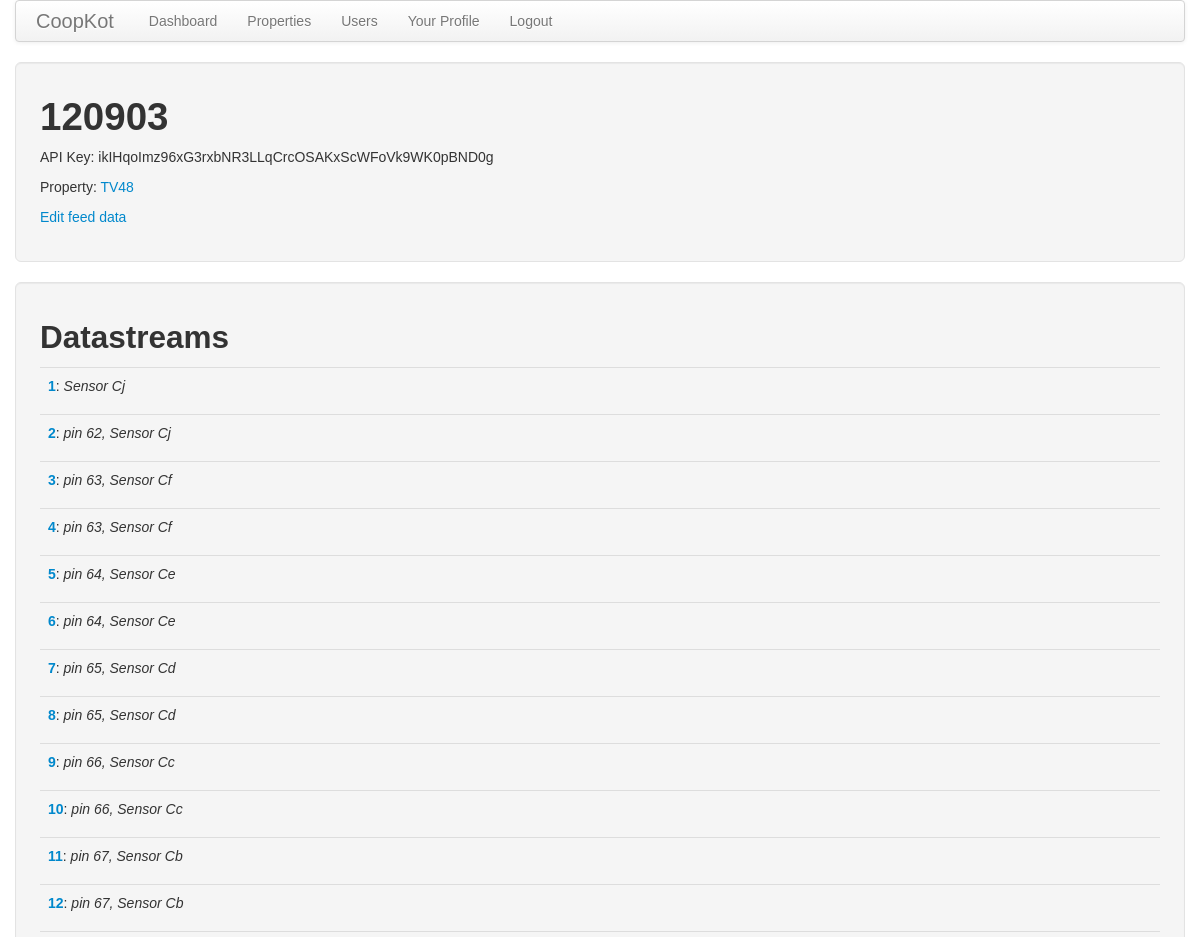
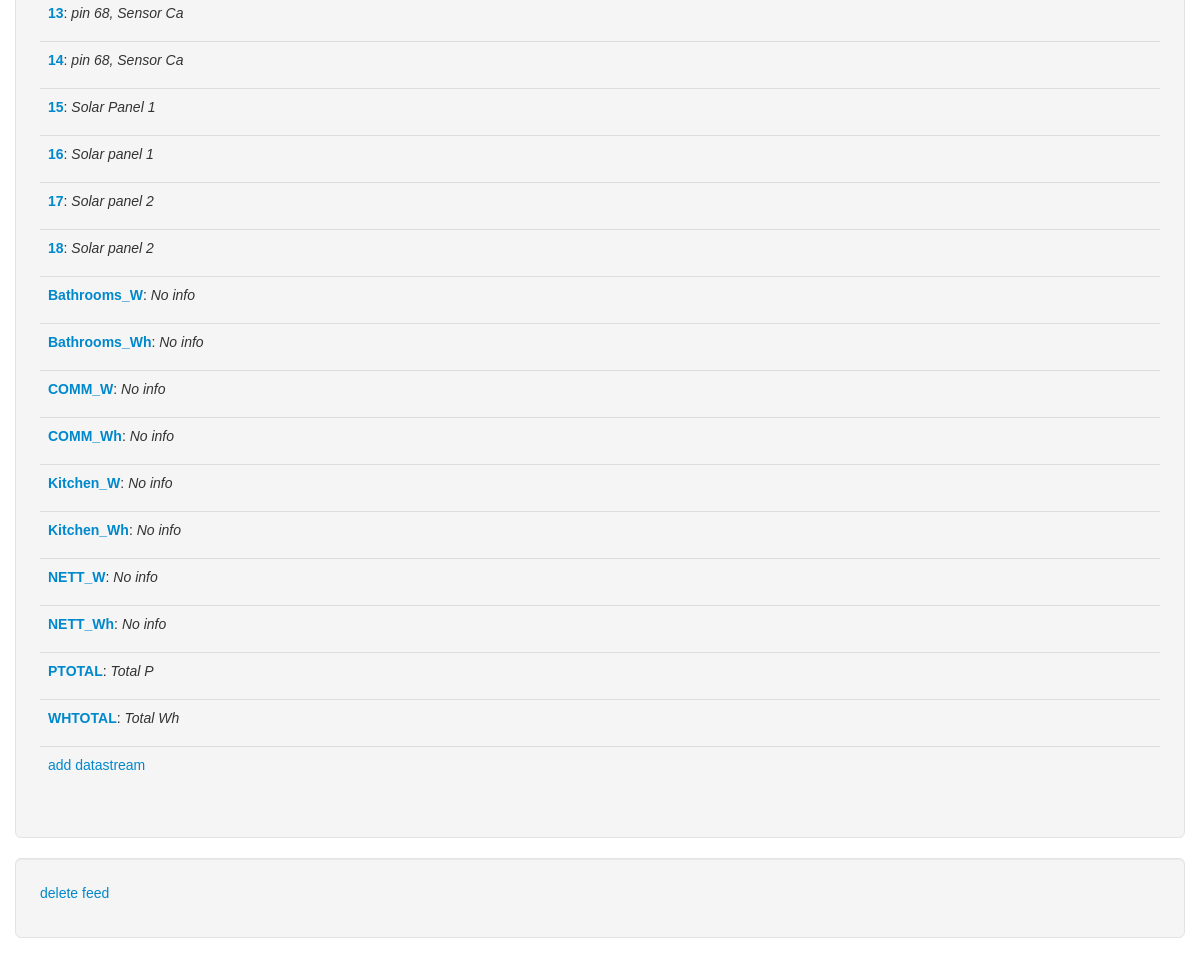
Page /feed/1 (signed in) on the committed database (2 pictures, top to bottom).
### app/models.py (models this page shows, shortened)
class Feed(db.Model):
    __tablename__ = 'feed'
    id = db.Column(db.Integer, primary_key = True)
    xively_id = db.Column(db.Integer)
    api_key = db.Column(db.String(140))
    info = db.Column(db.String(140))
    property_id = db.Column(db.Integer, db.ForeignKey('property.id'))
    datastreams = db.relationship('Datastream', backref = 'feed', lazy = 'dynamic', cascade="all, delete, delete-orphan")

class Property(db.Model):
    __tablename__ = 'property'
    id = db.Column(db.Integer, primary_key = True)
    name = db.Column(db.String(140), unique = True)
    users = db.relationship('User', backref = 'property', lazy = 'dynamic')
    info = db.Column(db.String(140))
    prices = db.relationship('Prices', backref = 'property', lazy = 'dynamic', cascade="all, delete, delete-orphan")
    rooms = db.relationship('Room', backref = 'property', lazy = 'dynamic', cascade="all, delete, delete-orphan")
    feeds = db.relationship('Feed', backref = 'property', lazy = 'dynamic', cascade="all, delete, delete-orphan")

class Datastream(db.Model):
    __tablename__ = 'datastream'
    id = db.Column(db.Integer, primary_key = True)
    feed_id = db.Column(db.Integer, db.ForeignKey('feed.id'))
    xively_id = db.Column(db.String(140))
    unit = db.Column(db.String(64))
    info = db.Column(db.String(140), default='No info')
    type = db.Column(db.SmallInteger)
    rooms = db.relationship('Room', secondary='room_datastream', lazy='dynamic')

### app/views.py (the view)
@app.route('/feed/<id>')
@login_required
def feed(id):
    feed = Feed.query.get(id)
    if feed == None:
        flash('Feed not found.')
        abort(404)
    return render_template('feed.html',
        feed = feed
        )

### app/models.py (called while the page is built)
    def is_authenticated(self):
        return True

### app/views.py (called while the page is built)
@lm.user_loader
def load_user(id):
    return User.query.get(int(id))

@app.before_request
def before_request():
    g.user = current_user
    if g.user.is_authenticated():
        g.user.last_seen = datetime.utcnow()
        db.session.add(g.user)
        db.session.commit()

### app/templates/feed.html (shortened to what this page needs)
{% extends "base.html" %}
{% block content %}
<div class="well well-large">
    <h1>{{feed.xively_id}}</h1>
    <p>API Key: {{ feed.api_key }}</p>
    <p>Property: <a href="{{url_for('property',id=feed.property.id)}}">{{feed.property.name}}</a></p>
    <p><a href="{{url_for('edit_feed', id = feed.id)}}">Edit feed data</a><p>
</div>
<div class="well well-large">
	<h2>Datastreams</h2>
	<table class="table table-hover">
        {% for datastream in feed.datastreams %}
        	<tr>
        		<td>
        			<p><a href="{{url_for('datastream',id=datastream.id)}}"><b>{{datastream.xively_id}}</b></a>: <em>{{datastream.info}}</em></p>
        		</td>
    		</tr>
        {% endfor %}
        <tr>
            <td>
                <p><a href="{{url_for('add_datastream',id=feed.id)}}">add datastream</a></p>
            </td>
        </tr>
    </table>
</div>
<div class="well well-large">
	<p><a href="{{url_for('delete_feed', id=feed.id)}}">delete feed</a></p>
</div>
{% endblock %}

### app/static/css/lines.css (style rules this page uses)
div, span, p, td { font-family: Arial, sans-serif; }

### rows in the picture
Feed: xively_id "120903", api_key "ikIHqoImz96xG3rxbNR3LLqCrcOSAKxScWFoVk9WK0pBND0g"
Property: property.name "TV48"
Datastream: xively_id "1", info "Sensor Cj"
Datastream: xively_id "2", info "pin 62, Sensor Cj"
Datastream: xively_id "3", info "pin 63, Sensor Cf"
Datastream: xively_id "4", info "pin 63, Sensor Cf"
Datastream: xively_id "5", info "pin 64, Sensor Ce"
Datastream: xively_id "6", info "pin 64, Sensor Ce"
Datastream: xively_id "7", info "pin 65, Sensor Cd"
Datastream: xively_id "8", info "pin 65, Sensor Cd"
Datastream: xively_id "9", info "pin 66, Sensor Cc"
Datastream: xively_id "10", info "pin 66, Sensor Cc"
Datastream: xively_id "11", info "pin 67, Sensor Cb"
Datastream: xively_id "12", info "pin 67, Sensor Cb"
Datastream: xively_id "13", info "pin 68, Sensor Ca"
Datastream: xively_id "14", info "pin 68, Sensor Ca"
Datastream: xively_id "15", info "Solar Panel 1"
Datastream: xively_id "16", info "Solar panel 1"
Datastream: xively_id "17", info "Solar panel 2"
Datastream: xively_id "18", info "Solar panel 2"
Datastream: xively_id "Bathrooms_W", info "No info"
Datastream: xively_id "Bathrooms_Wh", info "No info"
Datastream: xively_id "COMM_W", info "No info"
Datastream: xively_id "COMM_Wh", info "No info"
Datastream: xively_id "Kitchen_W", info "No info"
Datastream: xively_id "Kitchen_Wh", info "No info"
Datastream: xively_id "NETT_W", info "No info"
Datastream: xively_id "NETT_Wh", info "No info"
Datastream: xively_id "PTOTAL", info "Total P"
Datastream: xively_id "WHTOTAL", info "Total Wh"
